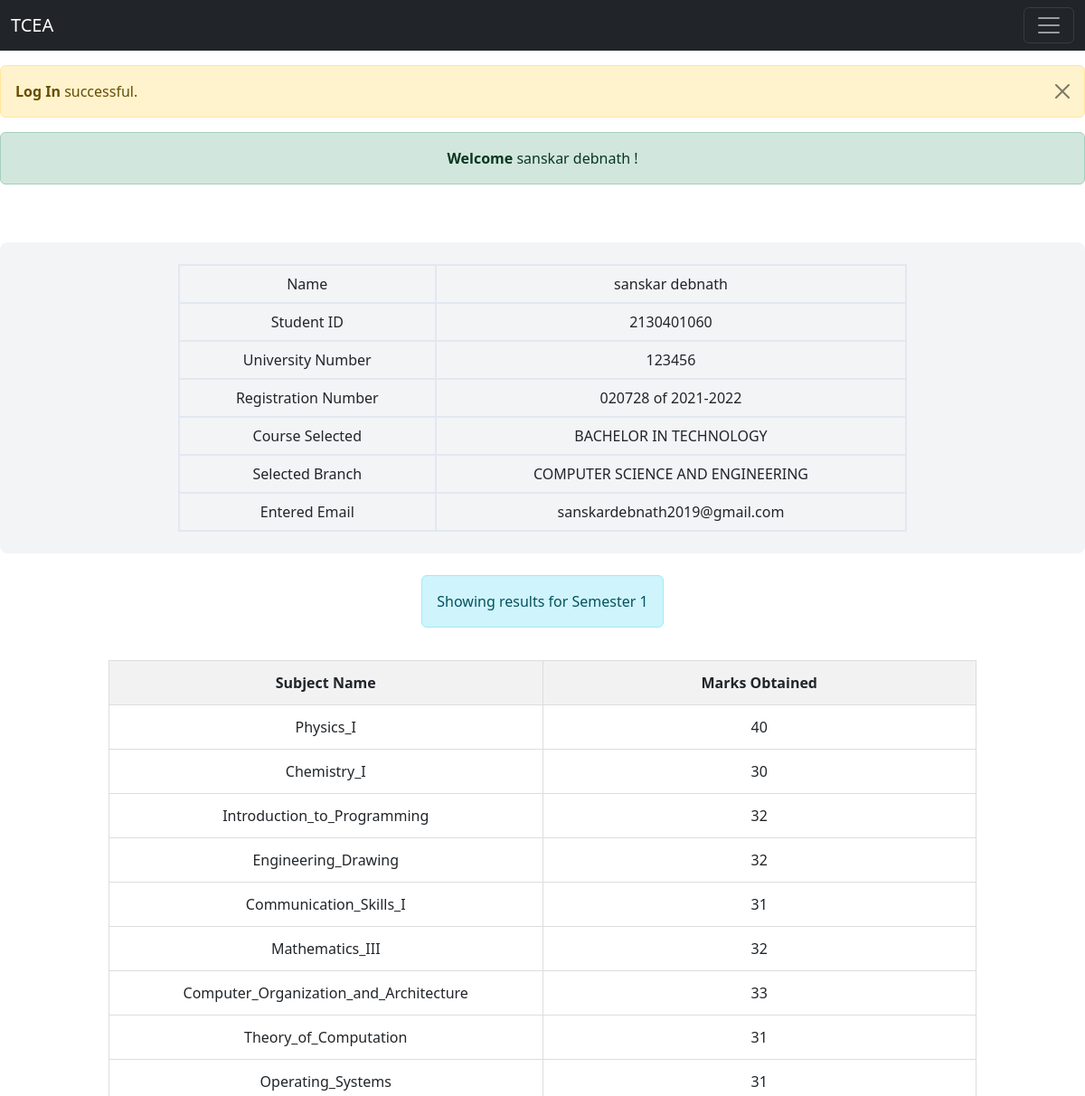
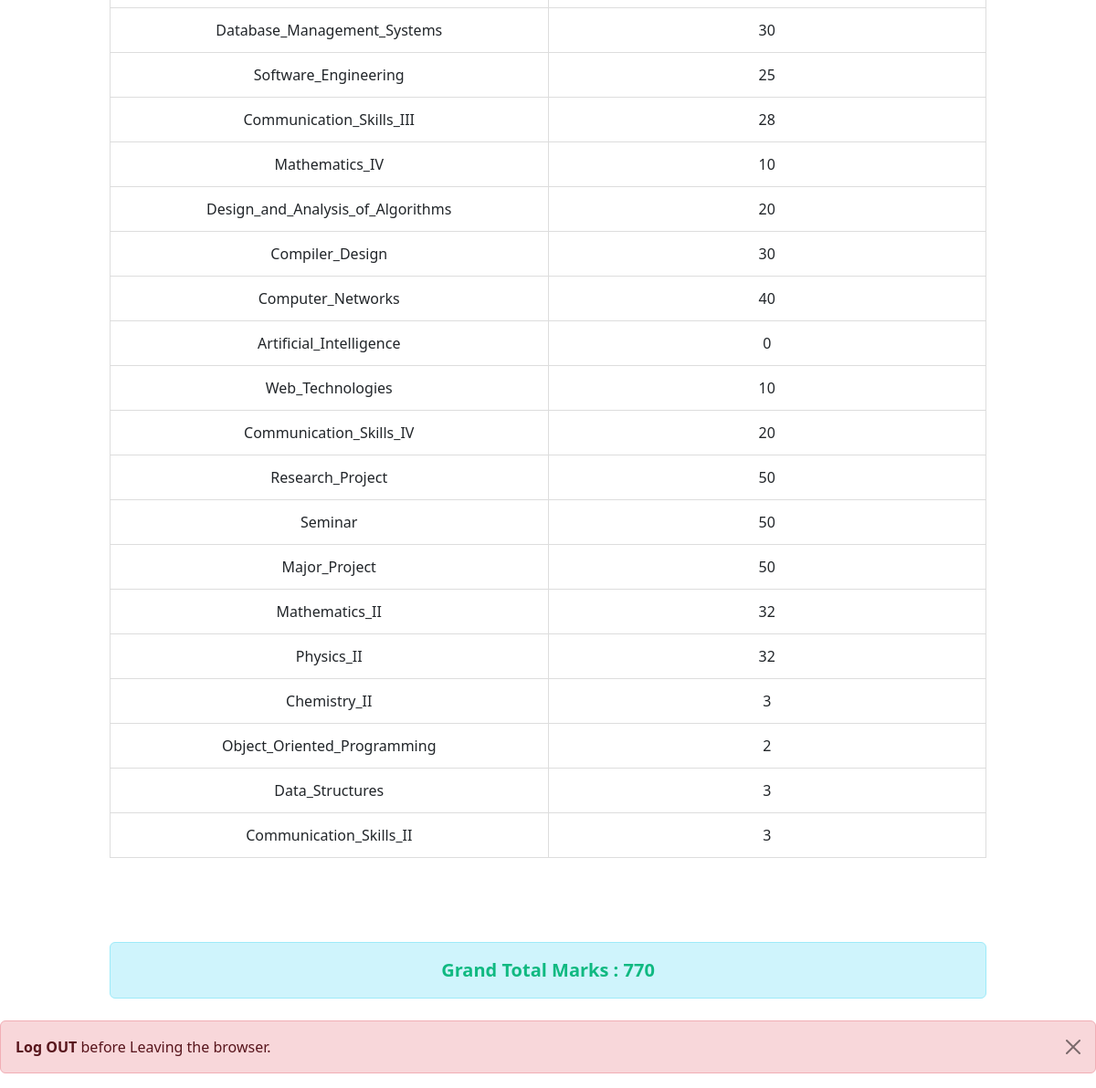
Screenshot of /tcea/student/main.php (signed in) with the database file from the repository (2 pictures, top to bottom).
### tables this page shows
CREATE TABLE `student` (
  `name` varchar(50) NOT NULL,
  `sid` varchar(20) NOT NULL,
  `urn` varchar(20) NOT NULL,
  `registration` varchar(30) NOT NULL,
  `email` varchar(50) NOT NULL,
  `branch` varchar(50) NOT NULL,
  `dob` date NOT NULL,
  `gender` varchar(6) NOT NULL,
  `address` varchar(60) NOT NULL,
  `number` varchar(15) NOT NULL,
  `course` varchar(50) NOT NULL,
  `acc_session` varchar(20) NOT NULL
);

CREATE TABLE `marks` (
  `student_id` varchar(20) NOT NULL,
  `subject_name` varchar(100) NOT NULL,
  `marks_obtained` float NOT NULL,
  `semester` varchar(5) NOT NULL
);

### tcea/student/main.php (the view, shortened to what this page needs)
<?php
require "../connection.php";
include "../globalindex.php"
?>
<html>
<head>
  <?php
  $logged_user = $_SESSION['login_user'];
  $usrid = $_SESSION["login_usrid"];
  ?>
  <link href="https://cdn.jsdelivr.net/npm/tailwindcss@2.2.7/dist/tailwind.min.css" rel="stylesheet">
  <link rel="stylesheet" type="text/css" href="ssc.css">
  <link rel="stylesheet" href="https://cdnjs.cloudflare.com/ajax/libs/animate.css/4.1.1/animate.min.css" />
</head>
<body>
  <nav class="navbar navbar-dark bg-dark fixed-top">
    <div class="container-fluid">
      <a class="navbar-brand" href="main.php">TCEA</a>
      <button class="navbar-toggler" type="button" data-bs-toggle="offcanvas" data-bs-target="#offcanvasDarkNavbar" aria-controls="offcanvasDarkNavbar" aria-label="Toggle navigation">
        <span class="navbar-toggler-icon"></span>
      </button>
    </div>
  </nav>
  <br><br><br>
  <div class="alert alert-warning alert-dismissible fade show" role="alert">
    <strong>Log In</strong> successful.
    <button type="button" class="btn-close" data-bs-dismiss="alert" aria-label="Close"></button>
  </div>
  <div id="page-content">
    <p class="default">
      <center>
        <div class="alert alert-success">
          <strong>Welcome</strong>
          <?php echo $logged_user; ?> !
        </div>
      </center>
    </p>
    <br><br>
    <?php
    $sql = "select * from student where sid=" . $usrid;
    $result = mysqli_query($connection, $sql);
    if (mysqli_num_rows($result) == 1) {
      while ($row = mysqli_fetch_assoc($result)) {
    ?>
        <div class="container1 bg-gray-100 p-4 rounded-md">
          <table class="ola w-3/4 mx-auto">
            <tr>
              <td>Name</td>
              <td><?php echo $row['name']; ?></td>
            </tr>
            <tr>
              <td>Student ID</td>
              <td><?php echo $row['sid']; ?></td>
            </tr>
            <tr>
              <td>University Number</td>
              <td><?php echo $row['urn']; ?></td>
            </tr>
            <tr>
              <td>Registration Number</td>
              <td><?php echo $row['registration']; ?></td>
            </tr>
            <tr>
              <td>Course Selected</td>
              <td><?php echo $row['course']; ?></td>
            </tr>
            <tr>
              <td>Selected Branch</td>
              <td><?php echo $row['branch']; ?></td>
            </tr>
            <tr>
              <td>Entered Email</td>
              <td><?php echo $row['email']; ?></td>
            </tr>
          </table>
        </div>
        <br>
      <?php
      }
    } else {
    }
    $sql = "SELECT subject_name, marks_obtained, semester FROM marks WHERE student_id = '$usrid'";
    $result = $connection->query($sql);?>
    <?php
    if ($result->num_rows > 0) {
      $row = $result->fetch_assoc();
      if ($row !== null) {
      ?>
        <div style="display: flex; justify-content: center;">
          <?php
          $sem = $row["semester"];
          if ($sem == '1') {
          ?><div class="alert alert-info" role="alert">
              Showing results for Semester 1
            </div><?php
                } elseif ($sem == 2) {
                  ?> <div class="alert alert-info" role="alert">
              Showing results for Semester 2
            </div><?php
                } elseif ($sem == 3) {
                  ?> <div class="alert alert-info" role="alert">
              Showing results for Semester 3
            </div><?php
                } elseif ($sem == 4) {
                  ?> <div class="alert alert-info" role="alert">
              Showing results for Semester 4
            </div><?php
                } elseif ($sem == 5) {
                  ?> <div class="alert alert-info" role="alert">
              Showing results for Semester 5
            </div><?php
                } elseif ($sem == 6) {
                  ?> <div class="alert alert-info" role="alert">
              Showing results for Semester 6
            </div><?php
                } elseif ($sem == 7) {
                  ?> <div class="alert alert-info" role="alert">
              Showing results for Semester 7
            </div><?php
                } elseif ($sem == 8) {
                  ?> <div class="alert alert-info" role="alert">
              Showing results for Semester 8
            </div><?php
                } else {
                }
              } ?>
        </div>
        <div class="container2">
          <?php if ($result->num_rows > 0) : ?>
            <table class="marks-table">
              <thead>
                <tr>
                  <th>Subject Name</th>
                  <th>Marks Obtained</th>
                </tr>
              </thead>
              <tbody>
                <?php while ($row = $result->fetch_assoc()) : ?>
                  <tr>
                    <td><?php echo $row['subject_name']; ?></td>
                    <td><?php echo $row['marks_obtained']; ?></td>
                  </tr>
                <?php endwhile; ?>
              </tbody>
            </table>
          <?php else : ?>
            <div>
              <h5>Midterm Marks Are Not Updated</h5>
            </div>
          <?php endif; ?>
          <?php
          $sql = "SELECT student_id, SUM(marks_obtained) AS total_marks FROM marks WHERE student_id = '$usrid' GROUP BY student_id;";
          $result = $connection->query($sql);
          if ($result->num_rows > 0) :
            while ($row = $result->fetch_assoc()) : ?>
              <br><br>
              <div class="my-6 text-center text-xl font-bold">
                <div class="alert alert-info" role="alert">
                  <span class="text-green-500">Grand Total Marks : <?php echo $row['total_marks']; ?></span>
                </div>
              </div>
            <?php endwhile; ?>
        <?php endif;
        } ?>
        </div>
</body>
</body>
<div class="alert alert-danger alert-dismissible fade show" role="alert">
  <strong>Log OUT</strong> before Leaving the browser.
  <button type="button" class="btn-close" data-bs-dismiss="alert" aria-label="Close"></button>
</div>
</html>

### tcea/student/ssc.css (style rules this page uses)
.ola { border-collapse: collapse; width: 70%; }
.ola td, .ola th { border: 2px solid #e2e8f0; padding: 0.5rem; text-align: center; }
.container1 { border-radius: 0.5rem; overflow: hidden; }
.container2 { width: 80%; margin: 0 auto; text-align: center; }
.marks-table { width: 100%; border-collapse: collapse; margin: 20px auto; }
.marks-table th, .marks-table td { padding: 12px; border: 1px solid #ddd; text-align: center; width: 50%; }
.marks-table th { background-color: #f2f2f2; }

### rows the page displays
student: name "sanskar debnath", sid "2130401060", urn "123456", registration "020728 of 2021-2022", course "BACHELOR IN TECHNOLOGY", branch "COMPUTER SCIENCE AND ENGINEERING", email "sanskardebnath2019@gmail.com"
marks: subject_name "Physics_I", marks_obtained "40"
marks: subject_name "Chemistry_I", marks_obtained "30"
marks: subject_name "Introduction_to_Programming", marks_obtained "32"
marks: subject_name "Engineering_Drawing", marks_obtained "32"
marks: subject_name "Communication_Skills_I", marks_obtained "31"
marks: subject_name "Mathematics_III", marks_obtained "32"
marks: subject_name "Computer_Organization_and_Architecture", marks_obtained "33"
marks: subject_name "Theory_of_Computation", marks_obtained "31"
marks: subject_name "Operating_Systems", marks_obtained "31"
marks: subject_name "Database_Management_Systems", marks_obtained "30"
marks: subject_name "Software_Engineering", marks_obtained "25"
marks: subject_name "Communication_Skills_III", marks_obtained "28"
marks: subject_name "Mathematics_IV", marks_obtained "10"
marks: subject_name "Design_and_Analysis_of_Algorithms", marks_obtained "20"
marks: subject_name "Compiler_Design", marks_obtained "30"
marks: subject_name "Computer_Networks", marks_obtained "40"
marks: subject_name "Artificial_Intelligence", marks_obtained "0"
marks: subject_name "Web_Technologies", marks_obtained "10"
marks: subject_name "Communication_Skills_IV", marks_obtained "20"
marks: subject_name "Research_Project", marks_obtained "50"
marks: subject_name "Seminar", marks_obtained "50"
marks: subject_name "Major_Project", marks_obtained "50"
marks: subject_name "Mathematics_II", marks_obtained "32"
marks: subject_name "Physics_II", marks_obtained "32"
marks: subject_name "Chemistry_II", marks_obtained "3"
marks: subject_name "Object_Oriented_Programming", marks_obtained "2"
marks: subject_name "Data_Structures", marks_obtained "3"
marks: subject_name "Communication_Skills_II", marks_obtained "3"

### other values shown
$logged_user "sanskar debnath"
$row['total_marks'] "770"
